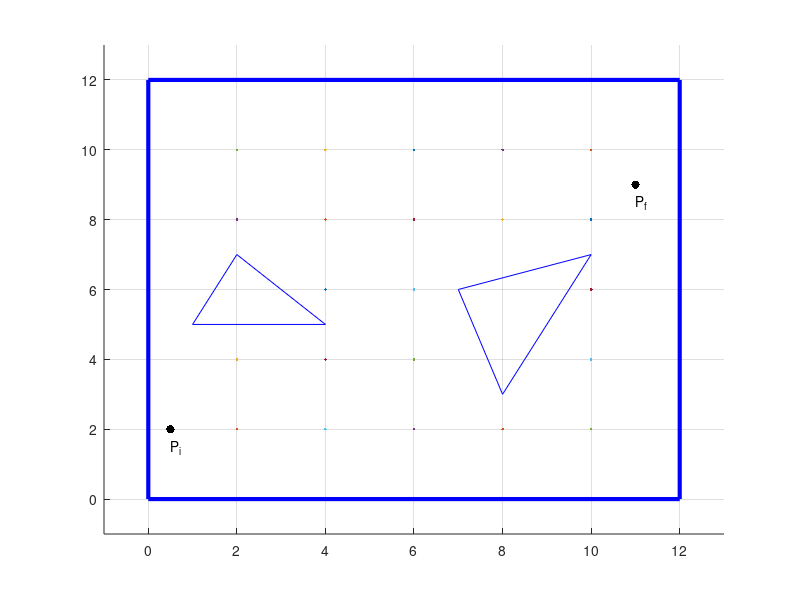

Write the MATLAB code that produced this figure. (Note: this script raises an error after producing the figure.)
% Este programa realiza la descomposición en celdas por el método
% de grid
clc
clear
close all
% para graficar
figure
axis([-1 13 -1 13])
grid on
hold on
% los obstáculos se encuentran definidos por los puntos
B1=[1 5;4 5;2 7];
B2=[8 3;10 7;7 6];
Bi=[B1;B2];
% los segmentos de recta de los obstáculos son [x1 y1 x2 y2]
Sr_B1=[1 5 4 5;1 5 2 7;4 5 2 7];
Sr_B2=[8 3 10 7;8 3 7 6;10 7 7 6];
Sr_Bi=[Sr_B1;Sr_B2];
for k=1:length(Sr_Bi) % ploteando los obstáculos
    plot([Sr_Bi(k,1) Sr_Bi(k,3)],[Sr_Bi(k,2) Sr_Bi(k,4)],'b')
end
% los puntos inicial y final son
Pi=[0.5 2];
Pf=[11 9];
scatter([Pi(1) Pf(1)],[Pi(2) Pf(2)],'k','filled') %Ploteando los puntos ini y fin
text(Pi(1),Pi(2)-0.5,'P_i')
text(Pf(1),Pf(2)-0.5,'P_f')
% los segmentos de recta que delimitan arriba y abajo el espacio de trabajo
% son [x1 y1 x2 y2]
Et_sup=[0 12 12 12];
Et_inf=[0 0 12 0];
plot([0 12 12 0 0],[0 0 12 12 0],'b','LineWidth',3) % plot workspace
%% Se debe generar el grid para el espacio de trabajo
% se establece una resolución
 %res=1;
 %res=0.2;
res=2;
% para un WS de 0 a 12 en x y y recordar que 0 y 12 son también obstáculos
% por lo que en realidad se evaluarán los puntos del 1 al 11 (dependiendo
% de la resolución)
resXY=res:res:12-res;
% Vector de puntos del grid
GridPoints=[];
contPunt=1;
for x=res:res:12-res % evaluando del 0 al 11
    for y=res:res:12-res
        % Se asigna el punto al vector de puntos
        GridPoints(contPunt,:)=[0 0];
        % se checa por si el punto del grid se encuentra en el obstáculo
        [in1,on1] = inpolygon(x,y,B1(:,1),B1(:,2));
        [in2,on2] = inpolygon(x,y,B2(:,1),B2(:,2));
        % si el punto no es parte del obstáculo, o se encuentra dentro
        if in1==0 && on1==0 && in2==0 && on2==0
           GridPoints(contPunt,:)=[x y]; % se guarda la ubicación del punto
           scatter(x,y,'.g') % se grafica
        end
        contPunt=contPunt+1;
    end
end
% Se eliminan puntos vacíos de GridPoints
cont=1;
for i=1:length(GridPoints)
    if GridPoints(i,:)==0 
       ind(cont)=i;
       cont=cont+1;
    end
end
GridPoints(ind,:)=[];
%% Se encuentran los puntos más cercanos en GridPoints a Pi y Pf
for i=1:length(GridPoints)
   dist_Pi(i)=sqrt((GridPoints(i,1)-Pi(1))^2+(GridPoints(i,2)-Pi(2))^2); 
   dist_Pf(i)=sqrt((GridPoints(i,1)-Pf(1))^2+(GridPoints(i,2)-Pf(2))^2); 
end
[~,IndexPi]=min(dist_Pi);
[~,IndexPf]=min(dist_Pf);
%% Ahora se debe realizar un grafo de conectividad para los puntos
% Se crea la matriz de adyacencia que define 0 cuando hay colisión
A=zeros(length(GridPoints));
for i=1:length(GridPoints)
   for j=1:length(GridPoints)
      for k=1:length(Sr_Bi)
          % se comparan las rectas de los puntos trapezoidales con los
          % obstáculos
          Col(k)=DetCol([GridPoints(i,:) GridPoints(j,:)],[Sr_Bi(k,:)]);
      end
      if sum(Col)==0 % si la suma de todas las comparaciones es cero
            A(i,j)=1;   
      end
   end    
end
% Plot
for i=1:length(GridPoints)
   for j=1:length(GridPoints)
      if A(i,j)~=0
        plot([GridPoints(i,1) GridPoints(j,1)],[GridPoints(i,2) GridPoints(j,2)],'k')
      end
   end    
end
%% Habiendo encontrado la matriz de adyacencia se puede proceder a usar
% algún algoritmo de búsqueda para encontrar el camino del inicio al fin
tau=RandomSearch(A,GridPoints,IndexPi,IndexPf);
Tray_fin=[Pi;GridPoints(tau,:);Pf];
% plot
for i=1:length(Tray_fin)-1
    plot([Tray_fin(i,1) Tray_fin(i+1,1)],[Tray_fin(i,2) Tray_fin(i+1,2)],'g','LineWidth',3)
end